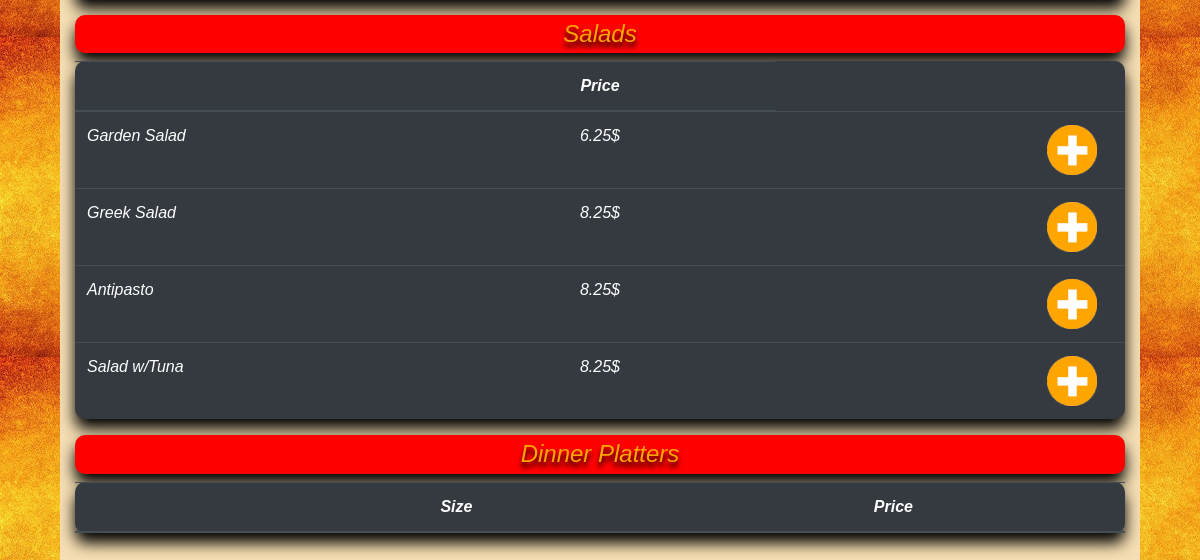
The app's page / (lower part), older data.
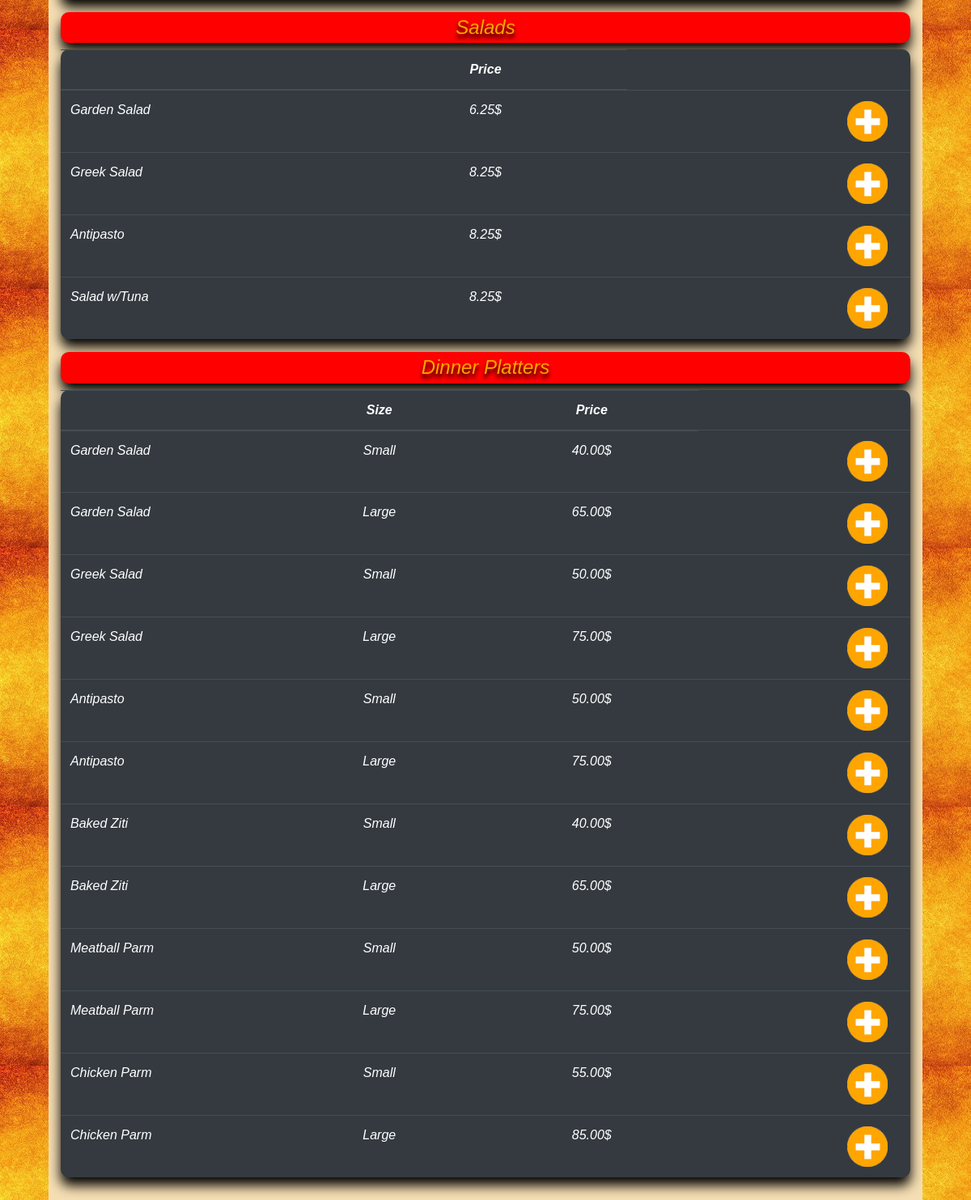
The same page, newer data.
### orders/models.py (models this page shows, shortened)
class Salad(models.Model):
    name = models.CharField(max_length=64)
    price = models.DecimalField(decimal_places=2, max_digits=10)

class DinnerPlatter(models.Model):
    name = models.CharField(max_length=64)
    size = models.CharField(max_length=64)
    price = models.DecimalField(max_digits=5, decimal_places=2)

### orders/views.py (the view)
# urls.py: path("", views.index, name="index"),
def index(request):
    try:
        logged_in = request.session['username']
    except KeyError:
        logged_in = ""
    context = {
        "logged_in": logged_in,
        "regular_pizzas": RegularPizza.objects.all(),
        "sicillian_pizzas": SicilianPizza.objects.all().order_by("price"),
        "dinner_platters": DinnerPlatter.objects.all(),
        "subs": Sub.objects.all(),
        "toppings": Topping.objects.all(),
        "pastas": Pasta.objects.all(),
        "salads": Salad.objects.all()
    }
    return render(request, 'menu.html', context=context)

### orders/models.py (called while the page is built)
    def __str__(self):
        return f"{self.name}"

### orders/templates/menu.html (shortened to what this page needs)
{% extends "layout.html" %}
{% block body %}
        {% load static %}
        <h4 class="menuTitle">Salads</h4>
        <table class="table table-dark menuTable" data-title="Salad">
            <thead>
                <th></th>
                <th class="middleTD">Price</th>
            </thead>
        {% for salad in salads %}
            <tr>
                <td style="width: 33.3%">{{ salad.name }}</td>
                <td class="middleTD" style="width: 33.3%">{{ salad.price }}$</td>
                <td class="btnTD" style="width: 33.3%">
                    <button class="plusBtn"><img src="{% static 'images/plus.png' %}" alt="" class="plusMinus"></button>
                </td>
            </tr>
        {% endfor %}
        </table>
        <h4 class="menuTitle">Dinner Platters</h4>
        <table class="table table-dark menuTable" data-title="Dinner Platter">
            <thead>
                <th></th>
                <th class="middleTD">Size</th>
                <th class="middleTD">Price</th>
            </thead>
        {% for platter in dinner_platters %}
            <tr>
                <td style="width: 25%">{{ platter.name }}</td>
                <td class="middleTD" style="width: 25%">{{ platter.size }}</td>
                <td class="middleTD" style="width: 25%">{{ platter.price }}$</td>
                <td class="btnTD" style="width: 25%">
                    <button class="plusBtn" id="plusBtn"><img src="{% static 'images/plus.png' %}" alt="" class="plusMinus"></button>
                </td>
            </tr>
        {% endfor %}
        </table>
    </div>
{% endblock %}

### orders/templates/layout.html (shortened to what this page needs)
<!DOCTYPE html>
<html lang="en">
    <head>
        {% load static %}
        <link rel="stylesheet" href="https://stackpath.bootstrapcdn.com/bootstrap/4.4.1/css/bootstrap.min.css">
        <link rel="stylesheet" href="{% static 'style/main.css' %}">
    </head>
    <body id="bg">
            <div id="mainApp">
                    <br>
                    {% block body %}
                    {% endblock %}
    </body>
</html>

### static/style/main.css (style rules this page uses)
#mainApp { height: 100%; overflow-y: scroll; background-color: wheat; padding: 15px; width: 90%; margin-left: 5%; float: left; }
.menuTitle { color: #ffa500; background-color: red; text-align: center; box-shadow: 0px 10px 15px black; border-radius: 10px; padding: 5px; text-shadow: 0px 5px 5px black; }
.menuTable { box-shadow: 0px 10px 15px black; border-radius: 10px; }

Row changes from the older to the newer data that the page shows:
added DinnerPlatter: name "Garden Salad", size "Small", price "40.00"
added DinnerPlatter: name "Garden Salad", size "Large", price "65.00"
added DinnerPlatter: name "Greek Salad", size "Small", price "50.00"
added DinnerPlatter: name "Greek Salad", size "Large", price "75.00"
added DinnerPlatter: name "Antipasto", size "Small", price "50.00"
added DinnerPlatter: name "Antipasto", size "Large", price "75.00"
added DinnerPlatter: name "Baked Ziti", size "Small", price "40.00"
added DinnerPlatter: name "Baked Ziti", size "Large", price "65.00"
added DinnerPlatter: name "Meatball Parm", size "Small", price "50.00"
added DinnerPlatter: name "Meatball Parm", size "Large", price "75.00"
added DinnerPlatter: name "Chicken Parm", size "Small", price "55.00"
added DinnerPlatter: name "Chicken Parm", size "Large", price "85.00"
